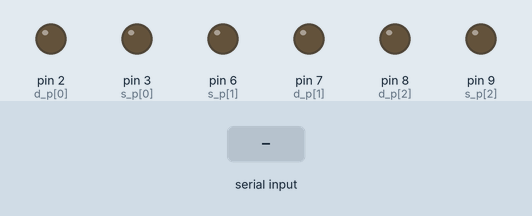
This sketch was run on a simulated Arduino Uno, built with avr-gcc and run on an emulated ATmega328P. Shown: output pins drawn as LEDs (lit = HIGH). Inputs (shaded band) come from the test bench. What the sketch prints to the serial monitor is not drawn.

Above: at 3.2 s.
3.3 s: "90,45,200\n" received over the second serial link
At 3.7 s:
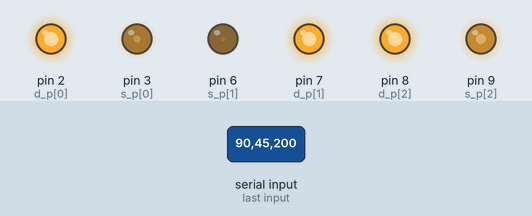
4.8 s: "90,45\n" received over the second serial link
At 5.8 s:
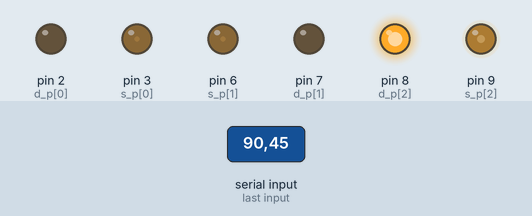
6.3 s: "5\n" received over the second serial link
At 7.1 s:
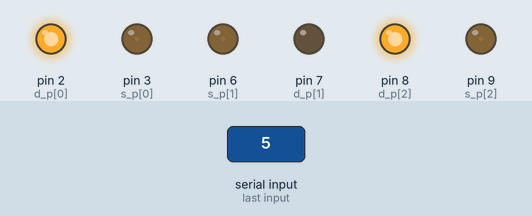
7.8 s: "30,150,10\n" received over the second serial link
At 8.3 s:
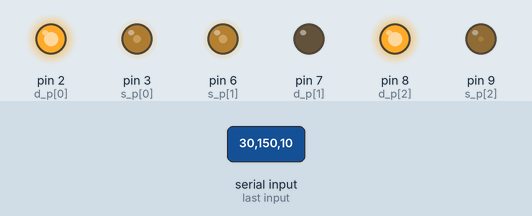
9.3 s: "90\n" received over the second serial link
At 10.5 s:
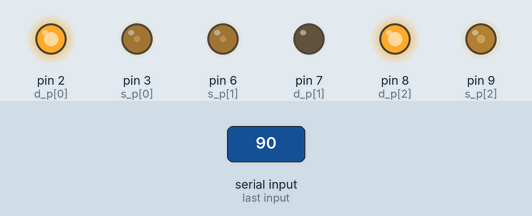
10.8 s: "200\n" received over the second serial link
At 11.8 s:
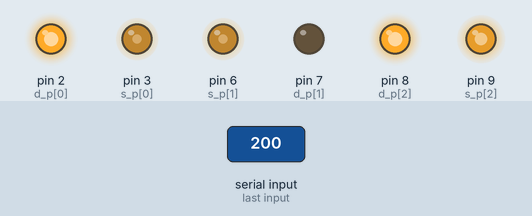
Timing chart, 0 to 13.3 s (numbered marks = the images above; inputs shaded):
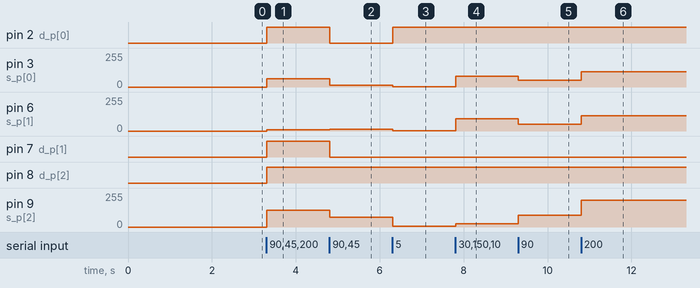

Measured:
- after the input at 3.3 s, pin 2 (d_p[0]), pin 7 (d_p[1]), pin 8 (d_p[2]): LOW → HIGH at once; pin 3 (s_p[0]): 0/255 → 62/255 at once; pin 6 (s_p[1]): 0/255 → 10/255 at once; pin 9 (s_p[2]): 0/255 → 126/255 at once
- after the input at 4.8 s, pin 2 (d_p[0]), pin 7 (d_p[1]): HIGH → LOW at once; pin 3 (s_p[0]): 62/255 → 14/255 at once; pin 6 (s_p[1]): 10/255 → 14/255 at once; pin 9 (s_p[2]): 126/255 → 75/255 at once
- after the input at 6.3 s, pin 2 (d_p[0]): LOW → HIGH at once; pin 3 (s_p[0]), pin 6 (s_p[1]): 14/255 → 2/255 at once; pin 9 (s_p[2]): 75/255 → 5/255 at once
- after the input at 7.8 s, pin 3 (s_p[0]): 2/255 → 80/255 at once; pin 6 (s_p[1]): 2/255 → 93/255 at once; pin 9 (s_p[2]): 5/255 → 23/255 at once
- after the input at 9.3 s, pin 3 (s_p[0]): 80/255 → 52/255 at once; pin 6 (s_p[1]): 93/255 → 52/255 at once; pin 9 (s_p[2]): 23/255 → 90/255 at once
- after the input at 10.8 s, pin 3 (s_p[0]), pin 6 (s_p[1]): 52/255 → 116/255 at once; pin 9 (s_p[2]): 90/255 → 200/255 at once

The sketch:

Robot_control.ino
```cpp
#include<SoftwareSerial.h>
SoftwareSerial xbee(10,11); //Rx, Tx
//*******GLOBAL VARIABLES******************************
/**
 * Input to inverse kinematics equation (in PWM)
 * x: speed in x direction
 * y: speed in y direction
 * w: angular velocity
 */
float x=0,y=0,w=0;

/*****************************
 * Output to motors(in PWM)
 * ***************************
 * s[0]: front right motor
 * s[1]: front left motor
 * s[2]: back motor
 */
int s[3]={0,0,0};

/********************************
 * Direction of motors(in PWM) **
 ********************************
 * d[0]: front right motor
 * d[1]: front left motor
 * d[2]: back motor
 */
bool d[3]={1,1,1};

/*****************************
 * PWM pins of motors
 *****************************
 * s_p[0]: front right motor
 * s_p[1]: front left motor
 * s_p[2]: back motor
 */
int s_p[3]={3,6,9};

/********************************
 * Direction pins of motors
 ********************************
 * d_p[0]: front right motor
 * d_p[1]: front left motor
 * d_p[2]: back motor
 */
int d_p[3]={2,7,8};


//************************************************

void setup() {
  // put your setup code here, to run once:

  //arbitrary setup time for camera
  delay(2000);

  Serial.begin(115200);
  xbee.begin(9600);

  pinMode_setup();


}
void pinMode_setup()
{
  for(int i=0;i<3;i++)
  {
    pinMode(s_p[i],OUTPUT);
    pinMode(d_p[i],OUTPUT);
  }
}

void loop() {
  // put your main code here, to run repeatedly:

  //update x,y,w values:
  if(xbee.available())
  {
    String s="";
  while(xbee.available())
  {
     char ch=xbee.read();
     s+=ch;
  }
  Serial.print("ReceivedString : ");
  Serial.println(s);

  x=atof(s.substring(0,s.indexOf(",")).c_str());
  y=atof(s.substring(s.indexOf(",")+1,s.lastIndexOf(",")).c_str());
  w=atof(s.substring(s.lastIndexOf(",")+1).c_str());


  Serial.println();
  }


  inverseKinematics();
  motion();
  display_motion_values();

}

void inverseKinematics()
{
  float m[3][3]={{-0.33, 0.58, 0.33}, {-0.33, -0.58, 0.33}, {0.67, 0, 0.33}};

  s[0]=m[0][0]*x + m[0][1]*y + m[0][2]*w;
  s[1]=m[1][0]*x + m[1][1]*y + m[1][2]*w;
  s[2]=m[2][0]*x + m[2][1]*y + m[2][2]*w;

  for(int i=0;i<3;i++)
  {
    //Determining direction of motors
    if(s[i]>0)
    d[i]=1;
    else
    d[i]=0;

    //Taking absolute values of motor outputs
    s[i]=abs(s[i]);
  }
}

void motion()
{
  //pwm write to motors
  for(int i=0;i<3;i++)
  {
    analogWrite(s_p[i],s[i]);
  }

  //direction to motors
  for(int i=0;i<3;i++)
  {
    digitalWrite(d_p[i],d[i]);
  }
}

void display_motion_values()
{
  Serial.println("-------Motor Values-------");
  for(int i=0;i<3;i++)
  {
    Serial.print("\t s");
    Serial.print(i+1);
    Serial.print(": ");
    Serial.print(s[i]);
    Serial.print(" , ");
    Serial.print(d[i]);

  }
  Serial.println();

    Serial.print("x: ");
    Serial.print(x);
    Serial.print("y: ");
    Serial.print(y);
    Serial.print("w: ");
    Serial.println(w);
}
```
